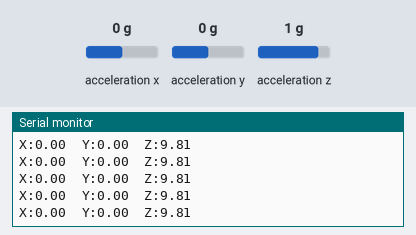
Bench run of a sketch on a simulated Arduino Uno, built with avr-gcc and run on an emulated ATmega328P. Parts: the last lines printed to the serial monitor. The inputs (shaded band) are chosen by the test bench; at power-on: acceleration x 0 g, acceleration y 0 g, acceleration z 1 g.

Above: at 1.2 s.
1.3 s: acceleration x set to -1.4 g
At 2.3 s:
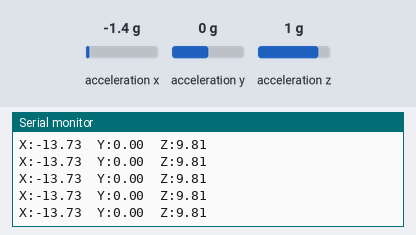
4.3 s: acceleration y set to -1.4 g
At 5.2 s:
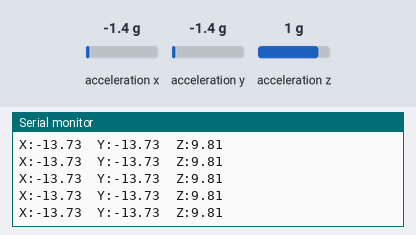
7.3 s: acceleration z set to -1.4 g
At 8.4 s:
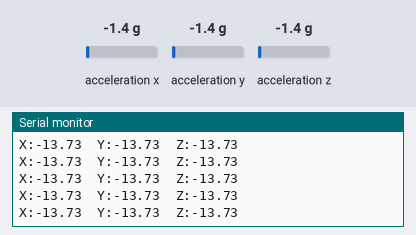

The sketch:

acceltest.ino
```cpp
#include <Adafruit_MMA8451.h>
#include <Adafruit_Sensor.h>
#include <Wire.h>

Adafruit_MMA8451 mma = Adafruit_MMA8451();
void setup() {
  // put your setup code here, to run once:
  Serial.begin(9600);

  if (!mma.begin()) {
    Serial.println("Couldnt start");
    while (1);
  }
  Serial.println("MMA8451 found!");

  mma.setRange(MMA8451_RANGE_2_G);

}

void loop() {
  // put your main code here, to run repeatedly:

  mma.read();
  sensors_event_t event;
  mma.getEvent(&event);


  Serial.print("X:"); Serial.print(event.acceleration.x);
  Serial.print("  Y:"); Serial.print(event.acceleration.y);
  Serial.print("  Z:"); Serial.println(event.acceleration.z);

  delay(10);

}
```

Measured:
- after the input at 1.3 s, the serial monitor: prints a new line after 0.06 s (image 1)
- after the input at 4.3 s, the serial monitor: prints a new line after 0.07 s (image 2)
- after the input at 7.3 s, the serial monitor: prints a new line after 0.07 s (image 3)
